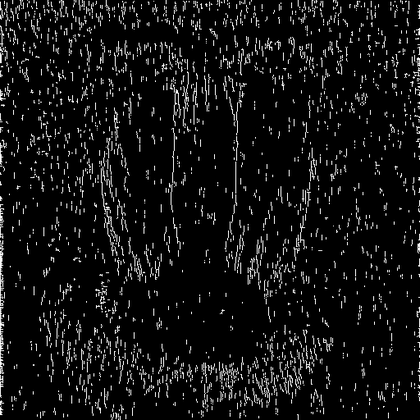
%> input picture Assignment1/problem7/baboon_noise_23_3_0.2_0.3hesterisis.bmp, 420 x 420 px, shrunk from 512 x 512 before the run, given in place of lena.bmp, which was not available
$ octave canny.m   (GNU Octave 9; MATLAB toolbox functions it lacks are replaced by stand-ins)
%> lines starting %> are read from the running program, lines starting %| are printed output that depends on the picture; pictures that were not available may be replaced by others from this repository, and a replacement may not be noted
### Assignment1/problem7/gaussian_kernel_single_dimension.m
function [matrix] = gaussian_kernel_single_dimension(w, s)

j = double(floor(w/2));
matrix = zeros(w);

for x = -j:1:j
        matrix(x+j+1) = (1/sqrt(2*pi*s^2))* exp((-1*(x^2))/(2*s^2));
end
matrix = matrix/(sum(matrix));

end

### Assignment1/problem7/canny.m
% Problem 7
%% After Hysterisis and non maximal supression
I = imread('../hw1_images/lena.bmp');
%> I is the input picture: size 420x420 uint8; min 0, max 255, mean 18.2
w = 23;
var = 2;
th_low = 0.07;
th_high = 0.2;

%function [magnitude] = canny(I, w, var, th_low, th_high)
I = im2double(I);
%> I: size 420x420 double
gauss = gaussian_kernel_single_dimension(w,var);
IX = conv2(I, gauss, 'same');
IY = conv2(I, gauss', 'same');
% [5 lines of commented-out code are left out]
grad_x = gradient(IX);
grad_y = gradient(IY);


magnitude = sqrt(grad_x.^2 + grad_y.^2);
magnitude = magnitude/max(max(magnitude));

% [9 lines of commented-out code are left out]

non_max = magnitude;
%% Non maximal Supression
for i = 2 : size(magnitude,1)-1
    for j = 2 : size(magnitude,2)-1
%90 degree

        tangent = grad_y(i,j)/grad_x(i,j);

        if(grad_x(i,j) == 0)
            if((magnitude(i,j) < magnitude(i-1,j) || magnitude(i,j) < magnitude(i+1,j)))
                non_max(i,j)=0.0;
            end

        elseif(tangent == 0)
            if((magnitude(i,j) < magnitude(i,j-1) || magnitude(i,j) < magnitude(i,j+1)))
                non_max(i,j) = 0.0;
            end


        elseif(tangent > 0 && tangent <= 1)
            inter1 = tangent * magnitude(i-1,j+1) + (1-tangent)*magnitude(i,j+1);
            inter2 = tangent * magnitude(i+1,j-1) + (1-tangent)*magnitude(i,j-1);

            if(magnitude(i,j) < inter1 || magnitude(i,j) < inter2)
                non_max(i,j) = 0.0;
%                 non_max(i,j)
            end

        elseif(tangent > 0 && tangent >= 1)
            inter1 = (1/tangent) * magnitude(i-1,j+1) + (1-(1/tangent))*magnitude(i-1,j);
            inter2 = (1/tangent) * magnitude(i+1,j-1) + (1-tangent)*magnitude(i+1,j);

            if(magnitude(i,j) < inter1 || magnitude(i,j) < inter2)
                non_max(i,j) = 0.0;
%                 non_max(i,j)
            end

        elseif(tangent < 0 && abs(tangent) < 1)
            inter1 = tangent * magnitude(i+1,j+1) + (1-tangent)*magnitude(i,j+1);
            inter2 = tangent * magnitude(i-1,j-1) + (1-tangent)*magnitude(i-1,j);

            if(magnitude(i,j) < inter1 || magnitude(i,j) < inter2)
                non_max(i,j) = 0.0;
%                 non_max(i,j)
            end

        elseif(tangent < 0 && abs(tangent) > 1)
            inter1 = (1/tangent) * magnitude(i+1,j+1) + (1-(1/tangent))*magnitude(i+1,j);
            inter2 = (1/tangent) * magnitude(i-1,j-1) + (1-(1/tangent))*magnitude(i-1,j);

            if(magnitude(i,j) < inter1 || magnitude(i,j) < inter2)
                non_max(i,j) = 0.0;
            end
        end

    end
end
%> after the loop, inter1 = 2.08e-09; inter2 = 2.67e-07
% non_max = im2uint8(non_max);

% subplot(2,2,4),imshow(non_max);
% title('non max')

result1 = (non_max > th_low);
%> result1: size 420x420 logical; 17.2% white in thin lines or dots
figure;
imshow(result1);

%%
hesterisis = non_max;

hesterisis_low = (hesterisis > th_low);
hesterisis_high = (hesterisis > th_high);
%> hesterisis_high: size 420x420 logical; 9.6% white in thin lines or dots
% % figure;
% % subplot(2,2,1), imshow(hesterisis_low)
% % subplot(2,2,2), imshow(hesterisis_high)
%
final = hesterisis_high;

for r = 2: size(hesterisis_high,1)-1
    for c = 2: size(hesterisis_high,2)-1
        if(hesterisis_high(r,c))
            final(r,c) = 1;

        elseif(final(r-1,c) || final(r,c-1) || final(r-1,c+1)|| final(r-1,c-1)|| final(r,c+1) || final(r+1,c-1)||final(r+1,c)||final(r+1,c+1))
             if(hesterisis_low(r,c)~=0)
                final(r,c)=1;
             end
        end
    end
end
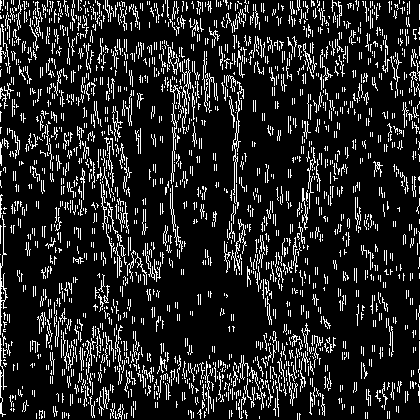
%> final: size 420x420 logical; 14.2% white in thin lines or dots
% % % subplot(2,2,3),imshow(non_max);
% % % subplot(2,2,4), imshow(final)
% %
figure;
imshow(final);
final = im2uint8(final);
%> final: size 420x420 uint8; 14.2% white in thin lines or dots
imwrite(final, 'hesterisis.bmp');

figure;
imshow(result1);
figure;
imshow('barbara.bmp');
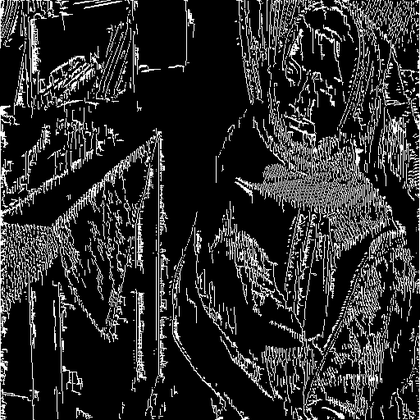
%> input picture Assignment1/problem7/barbara.bmp, 420 x 420 px, shrunk from 512 x 512 before the run
title('barbara')

figure;
imshow('lena_23_2_0.07.bmp');
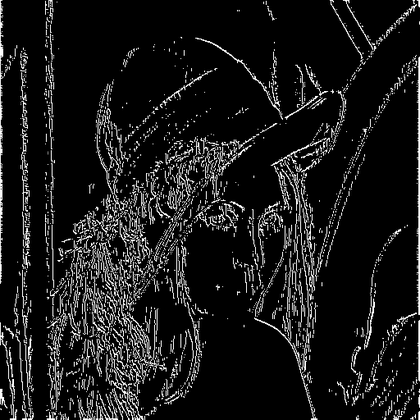
%> input picture Assignment1/problem7/lena_23_2_0.07.bmp, 420 x 420 px, shrunk from 512 x 512 before the run
title('lena')

figure;
imshow('baboon.bmp');
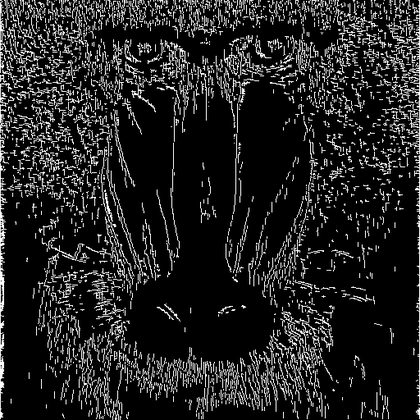
%> input picture Assignment1/problem7/baboon.bmp, 420 x 420 px, shrunk from 512 x 512 before the run
title('mandrill')

figure;
imshow('building.bmp');
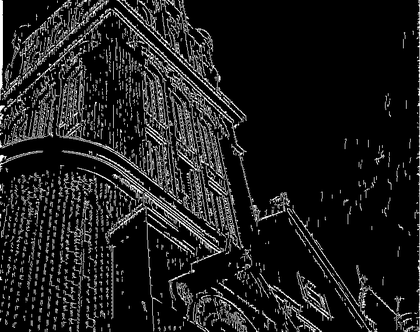
%> input picture Assignment1/problem7/building.bmp, 420 x 332 px, shrunk from 720 x 570 before the run
title('building')

figure;
imshow('barbara_noise_23_1_0.07.bmp');
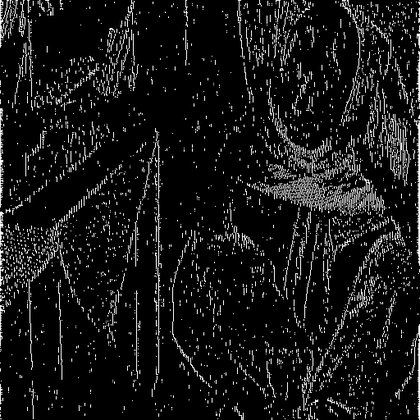
%> input picture Assignment1/problem7/barbara_noise_23_1_0.07.bmp, 420 x 420 px, shrunk from 512 x 512 before the run
title('barbara noise')

figure;
imshow('mandrill_50_1.5_0.3.bmp');
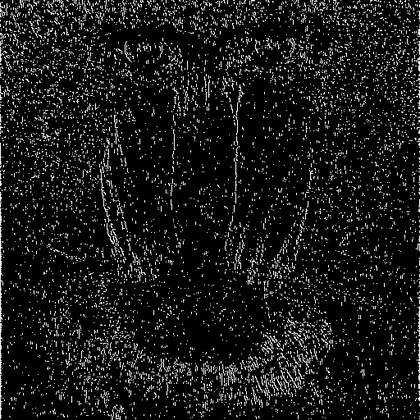
%> input picture Assignment1/problem7/mandrill_50_1.5_0.3.bmp, 420 x 420 px, shrunk from 512 x 512 before the run
title('mandrill noise')

figure;
imshow('lena_noise_23_2.5_0.2.bmp');
%> (this line was passed over: imshow is not available in this run)
title('mandrill noise')

% imshow(post_hysteresis)
% end
